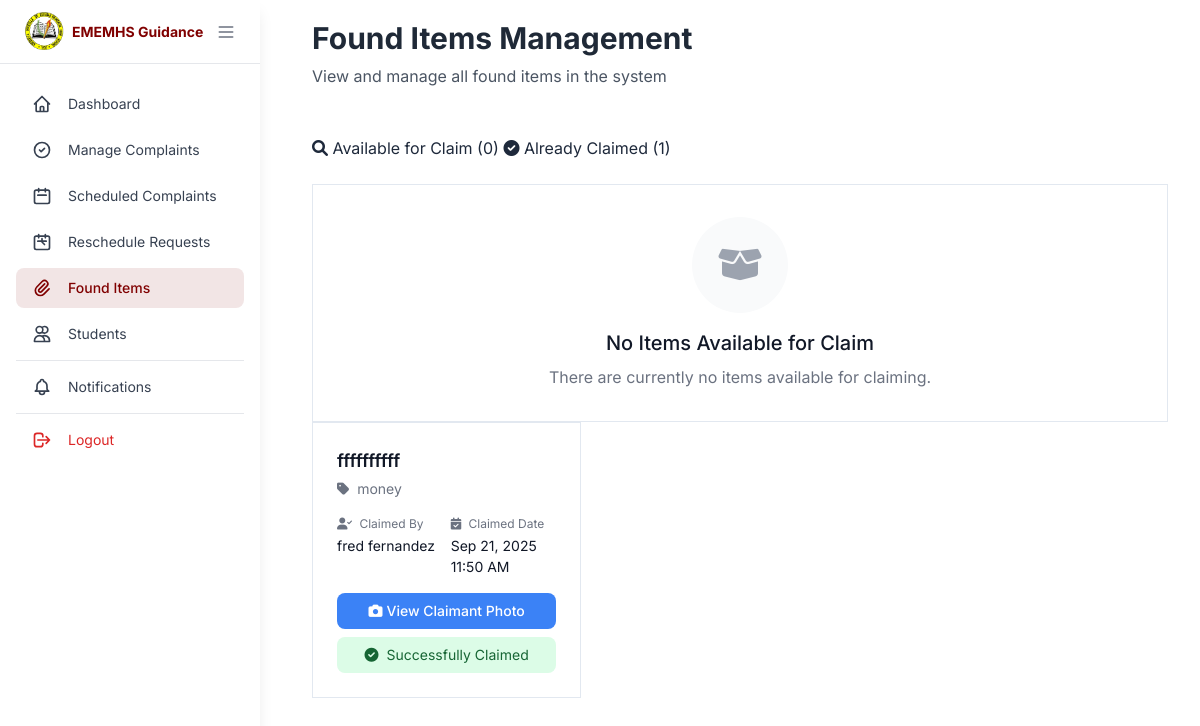
The page /pages/found-items.php (signed in) on the database its author committed.
### tables this page shows
CREATE TABLE `lost_items` (
  `id` int(11) NOT NULL,
  `student_id` int(45) DEFAULT NULL,
  `item_name` varchar(255) DEFAULT NULL,
  `category` varchar(255) DEFAULT NULL,
  `date_lost` varchar(255) DEFAULT NULL,
  `time_lost` varchar(255) DEFAULT NULL,
  `location` varchar(255) DEFAULT NULL,
  `description` varchar(255) DEFAULT NULL,
  `photo` mediumblob DEFAULT NULL,
  `mime_type` varchar(255) DEFAULT NULL,
  `claimant_photo` mediumblob DEFAULT NULL,
  `claimant_photo_mime_type` varchar(255) DEFAULT NULL,
  `receive_sms` varchar(255) DEFAULT NULL,
  `phone_number` varchar(255) DEFAULT NULL,
  `status` varchar(255) DEFAULT NULL,
  `date` varchar(255) DEFAULT NULL,
  `time` varchar(255) DEFAULT NULL,
  `claimed_at` timestamp NULL DEFAULT NULL,
  `claimed_by_student_id` int(11) DEFAULT NULL,
  `claim_evidence` text DEFAULT NULL
);

CREATE TABLE `students` (
  `id` int(11) NOT NULL,
  `user_id` int(11) DEFAULT NULL,
  `first_name` varchar(255) DEFAULT NULL,
  `middle_name` varchar(255) DEFAULT NULL,
  `last_name` varchar(255) DEFAULT NULL,
  `grade_level` varchar(255) DEFAULT NULL,
  `section` varchar(45) DEFAULT NULL,
  `email` varchar(255) DEFAULT NULL,
  `phone_number` varchar(45) DEFAULT NULL,
  `password` varchar(255) DEFAULT NULL,
  `address` varchar(255) DEFAULT NULL
);

### pages/found-items.php (the view, shortened to what this page needs)
<?php
require_once '../logic/db_connection.php';
$foundItems = [];
$claimedItems = [];
try {
    $stmt = $pdo->prepare(SQL_GET_CLAIMABLE_ITEMS);
    $stmt->execute();
    $foundItems = $stmt->fetchAll(PDO::FETCH_ASSOC);
    $stmt = $pdo->prepare(SQL_GET_CLAIMED_ITEMS);
    $stmt->execute();
    $claimedItems = $stmt->fetchAll(PDO::FETCH_ASSOC);
} catch (PDOException $e) {
    error_log("Error fetching found items: " . $e->getMessage());
    $foundItems = [];
    $claimedItems = [];
}
?>
<!DOCTYPE html>
<html lang="en">
<head>
    <script src="https://cdn.tailwindcss.com"></script>
    <link rel="stylesheet" href="https://cdnjs.cloudflare.com/ajax/libs/font-awesome/6.0.0/css/all.min.css">
</head>
<body class="min-h-screen bg-white">
    <?php include 'navigation-admin.php'; ?>
    <div class="pt-5 main-content">
        <main class="min-h-screen">
            <div class="mb-4 flex justify-between items-center px-8">
                <div>
                    <h1 class="text-3xl font-bold text-gray-800 mb-2">Found Items Management</h1>
                    <p class="text-gray-600">View and manage all found items in the system</p>
                </div>
            </div>
            <div class="p-8">
                <div class="tabs-container mb-6">
                    <div class="tabs-header">
                        <button class="tab-button active" data-tab="claimable">
                            <i class="fas fa-search"></i>
                            Available for Claim (<?= count($foundItems) ?>)
                        </button>
                        <button class="tab-button" data-tab="claimed">
                            <i class="fas fa-check-circle"></i>
                            Already Claimed (<?= count($claimedItems) ?>)
                        </button>
                    </div>
                </div>
                <div id="claimable" class="tab-content active">
                    <?php if (empty($foundItems)): ?>
                        <div class="minimal-card p-8 text-center">
                            <div class="bg-gray-50 rounded-full w-24 h-24 mx-auto mb-4 flex items-center justify-center">
                                <i class="fas fa-box-open text-4xl text-gray-400"></i>
                            </div>
                            <h3 class="text-xl font-medium text-gray-900 mb-2">No Items Available for Claim</h3>
                            <p class="text-gray-500">There are currently no items available for claiming.</p>
                        </div>
                    <?php endif; ?>
                </div>
                <div id="claimed" class="tab-content">
                    <?php if (empty($claimedItems)): ?>
                        <div class="minimal-card p-8 text-center">
                            <div class="bg-gray-50 rounded-full w-24 h-24 mx-auto mb-4 flex items-center justify-center">
                                <i class="fas fa-check-circle text-4xl text-gray-400"></i>
                            </div>
                            <h3 class="text-xl font-medium text-gray-900 mb-2">No Claimed Items</h3>
                            <p class="text-gray-500">No items have been claimed yet.</p>
                        </div>
                    <?php else: ?>
                        <div class="grid grid-cols-1 md:grid-cols-2 lg:grid-cols-3 gap-6">
                            <?php foreach ($claimedItems as $item): ?>
                                <div class="minimal-card overflow-hidden card-hover compact-card">
                                    <div class="p-6 compact-card-content">
                                        <div class="mb-4">
                                            <h3 class="text-lg font-semibold text-gray-900 mb-1">
                                                <?php echo htmlspecialchars($item['item_name']); ?>
                                            </h3>
                                            <p class="text-sm text-gray-500">
                                                <i class="fas fa-tag mr-1"></i>
                                                <?php echo htmlspecialchars($item['category']); ?>
                                            </p>
                                        </div>
                                        <div class="compact-info mb-4">
                                            <div class="info-item">
                                                <span class="info-label">
                                                    <i class="fas fa-user-check mr-1"></i> Claimed By
                                                </span>
                                                <span class="info-value">
                                                    <?php echo htmlspecialchars($item['claimed_by_first_name'] . ' ' . $item['claimed_by_last_name']); ?>
                                                </span>
                                            </div>
                                            <div class="info-item">
                                                <span class="info-label">
                                                    <i class="fas fa-calendar-check mr-1"></i> Claimed Date
                                                </span>
                                                <span class="info-value">
                                                    <?php echo date('M d, Y g:i A', strtotime($item['claimed_at'])); ?>
                                                </span>
                                            </div>
                                        </div>
                                        <div class="mt-auto">
                                            <div class="flex gap-2 mb-2">
                                                <?php if (!empty($item['claimant_photo']) && !empty($item['claimant_photo_mime_type'])): ?>
                                                    <button onclick="viewClaimantPhoto(<?php echo $item['id']; ?>, '<?php echo htmlspecialchars($item['item_name']); ?>')"
                                                        class="flex-1 bg-blue-500 hover:bg-blue-600 text-white px-3 py-2 rounded-lg font-medium flex items-center justify-center text-sm">
                                                        <i class="fas fa-camera mr-1"></i>
                                                        View Claimant Photo
                                                    </button>
                                                <?php endif; ?>
                                            </div>
                                            <div class="bg-green-100 text-green-800 px-3 py-2 rounded-lg text-sm text-center">
                                                <i class="fas fa-check-circle mr-1"></i>
                                                Successfully Claimed
                                            </div>
                                        </div>
                                    </div>
                                </div>
                            <?php endforeach; ?>
                        </div>
                    <?php endif; ?>
                </div>
            </div>
        </main>
    </div>
</body>
</html>

### pages/found-items.php (style rules this page uses)
:root { --primary-color: #800000; --primary-hover: #600000; --secondary-color: #64748b; --success-color: #22c55e; --warning-color: #f59e0b; --danger-color: #ef4444; --background-color: #ffffff; }
body { font-family: 'Inter', sans-serif; background-color: #f8fafc; color: #1e293b; }
.minimal-card { background: white; border: 1px solid #e2e8f0; transition: all 0.3s ease; position: relative; overflow: hidden; }
.minimal-card::before { content: ''; position: absolute; top: 0; left: 0; width: 4px; height: 100%; background: var(--primary-color); opacity: 0; transition: opacity 0.3s ease; }
.card-hover { transition: all 0.3s ease; }
.compact-card { display: flex; flex-direction: column; height: 100%; }
.compact-card-content { flex: 1; display: flex; flex-direction: column; }
.compact-info { display: grid; grid-template-columns: repeat(2, 1fr); gap: 0.5rem; }
.info-item { display: flex; flex-direction: column; }
.info-label { font-size: 0.75rem; color: #6b7280; margin-bottom: 0.125rem; }
.info-value { font-size: 0.875rem; color: #111827; }

### pages/navigation-admin.php (style rules this page uses)
@media (min-width: 1025px) { .main-content { margin-left: 280px; width: calc(100% - 280px); transition: all 0.3s ease-in-out; } }

### rows shown on the page
lost_items: item_name "ffffffffff", category "money", claimed_by_student.last_name "fred fernandez", claimed_at "Sep 21, 2025 11:50 AM"

### other values the page prints
count($foundItems) "0"
count($claimedItems) "1"
